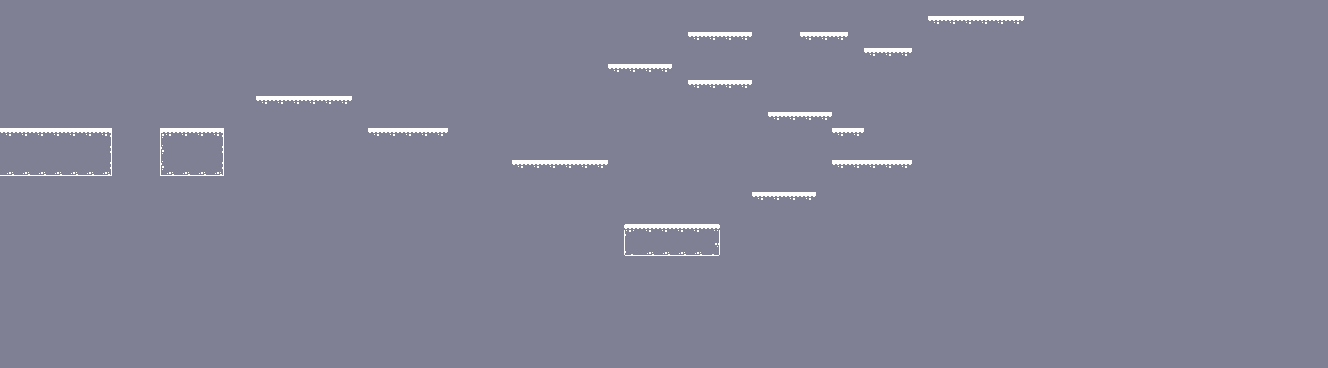

The image is a tile-based game level rendered from a .tmx file. Its description and source (layers, tilesets, objects; grid data summarised) follow:
An orthogonal 83x23 tile map with 16x16 px tiles, 2 tile layers (Floor_1, Floor_2) and 8 objects (3x Charger, 3x Grump, Player, Goal).

<map version="1.4" tiledversion="1.4.2" orientation="orthogonal" renderorder="right-down" compressionlevel="0" width="83" height="23" tilewidth="16" tileheight="16" infinite="0" backgroundcolor="#7F8093" nextlayerid="6" nextobjectid="1"><tileset firstgid="1" name="Dungeon_tiles" tilewidth="16" tileheight="16" tilecount="400" columns="20" objectalignment="topleft" margin="0" spacing="0"><image source="../../images/monochrome_kenney.png" width="320" height="320" /></tileset><layer id="1" name="Floor_1" width="83" height="23" opacity="1"><data>[1909 cells, 93 non-empty, 8 distinct tile ids]</data></layer><layer id="2" name="Floor_2" width="83" height="23" opacity="1"><data>[1909 cells, 6 non-empty, 3 distinct tile ids]</data></layer><objectgroup id="3" name="Enemies"><object name="Charger" x="336" y="80" width="16" height="16"><properties><property name="__anchorX" type="int" value="336" /><property name="__anchorY" type="int" value="80" /><property name="__cx" type="int" value="21" /><property name="__cy" type="int" value="5" /><property name="health" type="int" value="3" /></properties></object><object name="Grump" x="384" y="112" width="16" height="16"><properties><property name="__anchorX" type="int" value="384" /><property name="__anchorY" type="int" value="112" /><property name="__cx" type="int" value="24" /><property name="__cy" type="int" value="7" /><property name="health" type="int" value="1" /><property name="patrol_0" value="27,7" /><property name="patrol_1" value="23,7" /></properties></object><object name="Grump" x="512" y="144" width="16" height="16"><properties><property name="__anchorX" type="int" value="512" /><property name="__anchorY" type="int" value="144" /><property name="__cx" type="int" value="32" /><property name="__cy" type="int" value="9" /><property name="health" type="int" value="1" /><property name="patrol_0" value="37,9" /><property name="patrol_1" value="32,9" /></properties></object><object name="Grump" x="592" y="144" width="16" height="16"><properties><property name="__anchorX" type="int" value="592" /><property name="__anchorY" type="int" value="144" /><property name="__cx" type="int" value="37" /><property name="__cy" type="int" value="9" /><property name="health" type="int" value="1" /><property name="patrol_0" value="32,9" /><property name="patrol_1" value="37,9" /></properties></object><object name="Charger" x="896" y="144" width="16" height="16"><properties><property name="__anchorX" type="int" value="896" /><property name="__anchorY" type="int" value="144" /><property name="__cx" type="int" value="56" /><property name="__cy" type="int" value="9" /><property name="health" type="int" value="3" /></properties></object><object name="Charger" x="832" y="144" width="16" height="16"><properties><property name="__anchorX" type="int" value="832" /><property name="__anchorY" type="int" value="144" /><property name="__cx" type="int" value="52" /><property name="__cy" type="int" value="9" /><property name="health" type="int" value="3" /></properties></object></objectgroup><objectgroup id="4" name="Player"><object name="Player" x="0" y="96" width="16" height="16"><properties><property name="__anchorX" type="int" value="0" /><property name="__anchorY" type="int" value="96" /><property name="__cx" type="int" value="0" /><property name="__cy" type="int" value="6" /><property name="health" type="int" value="3" /></properties></object></objectgroup><objectgroup id="5" name="Goal"><object name="Goal" x="1008" y="0" width="16" height="16"><properties><property name="__anchorX" type="int" value="1008" /><property name="__anchorY" type="int" value="0" /><property name="__cx" type="int" value="63" /><property name="__cy" type="int" value="0" /></properties></object></objectgroup></map>
